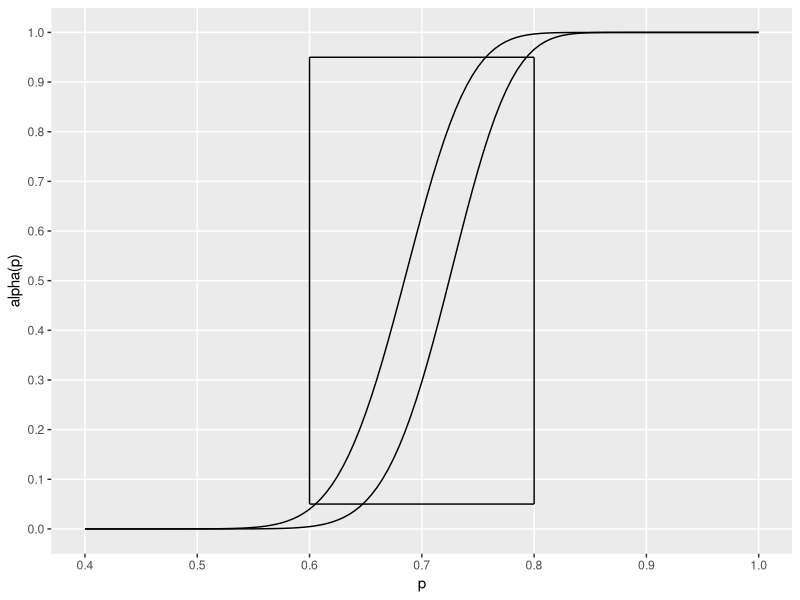
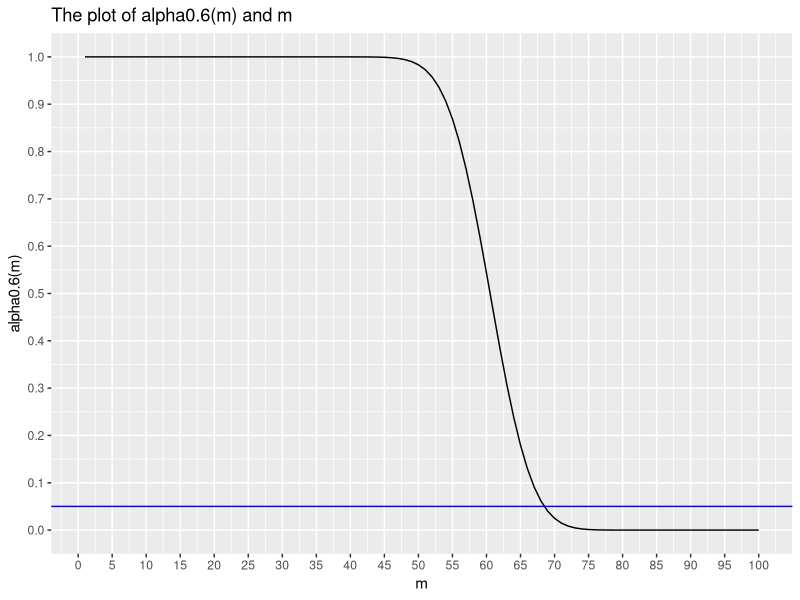
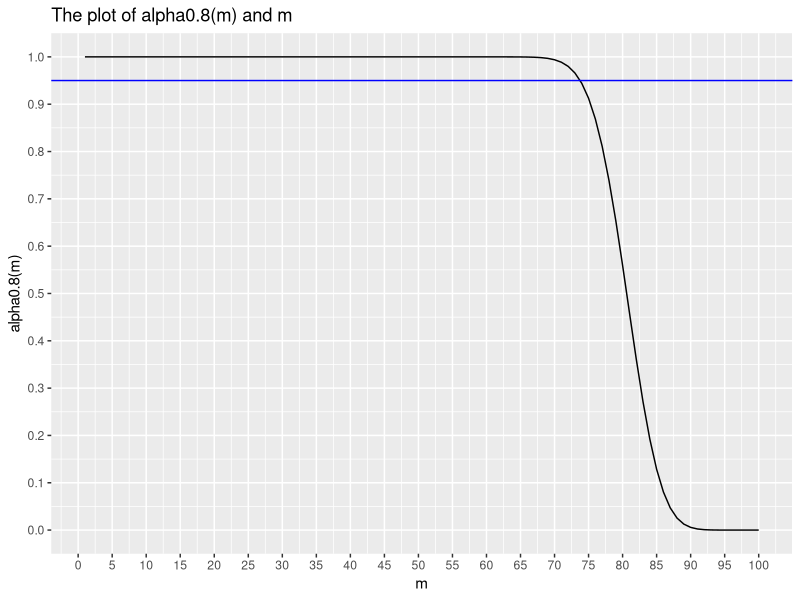

These charts were generated, in order, by the following R code:
library(ggplot2)


## replicate 3.7
PowerCurve <- function(p,m){
  sum <- 0
  for (i in m:100) sum = sum + dbinom(i, 100, p)
  return(sum)
}

x <- seq(.4, 1, .005)
y1 <- PowerCurve(x, 69)
y2 <- PowerCurve(x, 73)

ggplot() + 
  geom_line(mapping = aes(x = x, y = y1)) + 
  geom_line(mapping = aes(x = x, y = y2)) + 
  scale_x_continuous(limits = c(.4, 1), breaks = seq(.4, 1, .1), minor_breaks = NULL) + 
  scale_y_continuous(limits = c(0, 1), breaks = seq(0, 1, .1), minor_breaks = NULL) + 
  xlab("p") + 
  ylab("alpha(p)") + 
  geom_segment(aes(x = 0.6, y = 0.95, xend = 0.8, yend = 0.95)) + 
  geom_segment(aes(x = 0.6, y = 0.05, xend = 0.8, yend = 0.05)) + 
  geom_segment(aes(x = 0.6, y = 0.05, xend = 0.6, yend = 0.95)) + 
  geom_segment(aes(x = 0.8, y = 0.05, xend = 0.8, yend = 0.95))

## explaination
y <- seq(1, 100)
for (i in 1:100) y[i] = PowerCurve(0.6, i)
ggplot(mapping = aes(x = 1:100, y = y)) + 
  geom_line() + 
  scale_x_continuous(limits = c(1, 100), breaks = seq(0, 100, 5)) + 
  scale_y_continuous(breaks = seq(0, 1, 0.1)) + 
  geom_abline(intercept = 0.05, slope = 0, col = 'blue') + 
  xlab("m") + 
  ylab("alpha0.6(m)") + 
  labs(title = "The plot of alpha0.6(m) and m")

a = seq(1,6)
for (i in 65:70) a[i-64] = PowerCurve(0.6, i)
df = data.frame(m = 65:70, 'alpha0.6(m)' = a)
df

y <- seq(1, 100)
for (i in 1:100) y[i] = PowerCurve(0.8, i)
ggplot(mapping = aes(x = 1:100, y = y)) + 
  geom_line() + 
  scale_x_continuous(limits = c(1, 100), breaks = seq(0, 100, 5)) + 
  scale_y_continuous(breaks = seq(0, 1, 0.1)) + 
  geom_abline(intercept = 0.95, slope = 0, col = 'blue') + 
  xlab("m") + 
  ylab("alpha0.8(m)") + 
  labs(title = "The plot of alpha0.8(m) and m")

a = seq(1,6)
for (i in 70:75) a[i-69] = PowerCurve(0.8, i)
df = data.frame(m = 70:75, 'alpha0.8(m)' = a)
df

